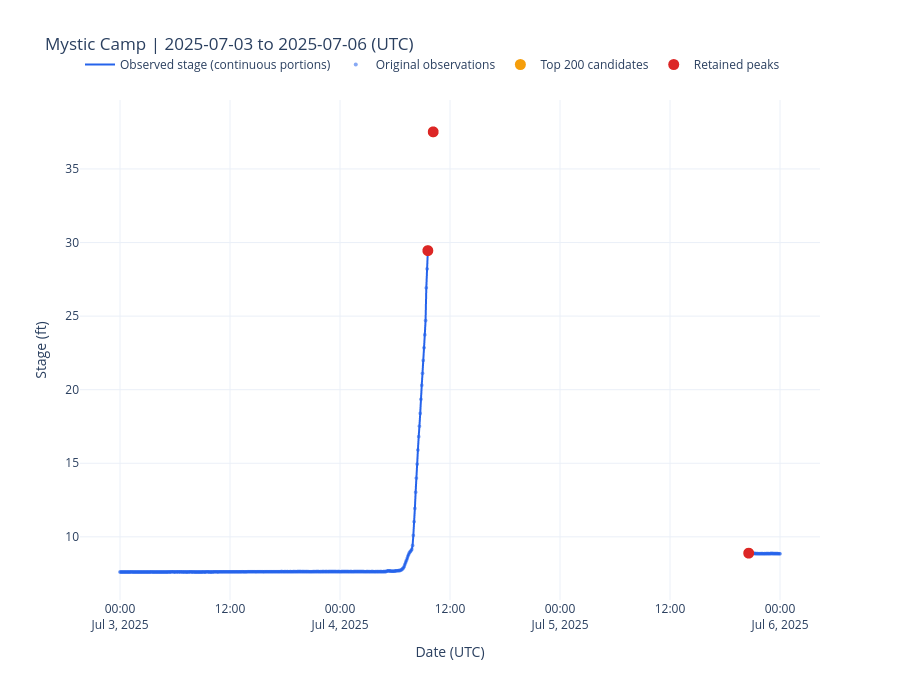

The code cell stored with this chart in its notebook:
### Markdown cell above
## 3. July 4, 2025 — full-resolution flood inspection
Change the start and end dates below to explore other periods. **No downsampling** is applied to this detailed view. Missing observations are not interpolated; lines are broken when the time gap exceeds 20 minutes.

### Code cell
START = "2025-07-03 00:00:00+00:00"
END   = "2025-07-06 00:00:00+00:00"

def plot_window(start, end, show_baseline=True):
    start, end = pd.Timestamp(start), pd.Timestamp(end)
    if start.tzinfo is None: start = start.tz_localize("UTC")
    if end.tzinfo is None: end = end.tz_localize("UTC")
    if end <= start: raise ValueError("END must be after START")
    subset = stage.loc[stage[time_col].between(start, end)].copy()
    if subset.empty:
        print("No observations in the selected window")
        return
    # Split lines at discontinuities, while keeping every original observation.
    gap = subset[time_col].diff().gt(pd.Timedelta(minutes=20))
    observed = subset[stage_col].astype(float).copy()
    observed.loc[gap] = np.nan
    fig = go.Figure()
    fig.add_trace(go.Scattergl(x=subset[time_col], y=observed, mode="lines", name="Observed stage (continuous portions)", line=dict(color="#2563eb", width=2)))
    fig.add_trace(go.Scattergl(x=subset[time_col], y=subset[stage_col], mode="markers", name="Original observations", marker=dict(color="#2563eb", size=4, opacity=0.55)))
    if show_baseline and baseline_col:
        baseline = pd.to_numeric(subset[baseline_col], errors="coerce").copy()
        baseline.loc[gap] = np.nan
        fig.add_trace(go.Scattergl(x=subset[time_col], y=baseline, mode="lines", name="Lyne–Hollick baseline", line=dict(color="#16a34a", width=2)))
    for peaks, label, color in [(top200, "Top 200 candidates", "#f59e0b"), (retained, "Retained peaks", "#dc2626")]:
        p = peaks.loc[peaks["date_peak"].between(start, end)]
        fig.add_trace(marker_trace(p, label, color, "circle", 11))
    fig.update_layout(title=f"Mystic Camp | {start:%Y-%m-%d} to {end:%Y-%m-%d} (UTC)", xaxis_title="Date (UTC)", yaxis_title="Stage (ft)", template="plotly_white", height=680, hovermode="closest", legend=dict(orientation="h", y=1.1))
    fig.show()
    print(f"Original observations: {len(subset):,} | Max observed: {subset[stage_col].max():.2f} ft")
    display(top200.loc[top200["date_peak"].between(start, end), [c for c in ["selected_rank", "date_peak", "flow_peak", "baseflow_peak", "candidate_type"] if c in top200.columns]].sort_values("flow_peak", ascending=False))

plot_window(START, END)

### Figure 1 — Plotly figure (JSON) as saved in the notebook; plotly's stock layout.template omitted (floating-point values rounded to 4 significant figures; data arrays with more than 128 entries replaced by an {"elided": "..."} marker saying what was removed)
{"data": [{"line": {"color": "#2563eb", "width": 2}, "mode": "lines", "name": "Observed stage (continuous portions)", "type": "scattergl", "x": {"elided": "446 str values"}, "y": {"elided": "446 float values"}}, {"marker": {"color": "#2563eb", "opacity": 0.55, "size": 4}, "mode": "markers", "name": "Original observations", "type": "scattergl", "x": {"elided": "446 str values"}, "y": {"elided": "446 float values"}}, {"customdata": ["unfiltered_observation", "segment_boundary_or_maximum", "segment_boundary_or_maximum"], "hovertemplate": "%{x}<br>Stage: %{y:.2f} ft<extra>Top 200 candidates</extra>", "marker": {"color": "#f59e0b", "size": 11, "symbol": "circle"}, "mode": "markers", "name": "Top 200 candidates", "type": "scattergl", "x": ["2025-07-04T10:10:00.000000000", "2025-07-04T09:35:00.000000000", "2025-07-05T20:35:00.000000000"], "y": [37.52, 29.45, 8.89]}, {"customdata": ["unfiltered_observation", "segment_boundary_or_maximum", "segment_boundary_or_maximum"], "hovertemplate": "%{x}<br>Stage: %{y:.2f} ft<extra>Retained peaks</extra>", "marker": {"color": "#dc2626", "size": 11, "symbol": "circle"}, "mode": "markers", "name": "Retained peaks", "type": "scattergl", "x": ["2025-07-04T10:10:00.000000000", "2025-07-04T09:35:00.000000000", "2025-07-05T20:35:00.000000000"], "y": [37.52, 29.45, 8.89]}], "layout": {"height": 680, "hovermode": "closest", "legend": {"orientation": "h", "y": 1.1}, "title": {"text": "Mystic Camp | 2025-07-03 to 2025-07-06 (UTC)"}, "xaxis": {"title": {"text": "Date (UTC)"}}, "yaxis": {"title": {"text": "Stage (ft)"}}}}
